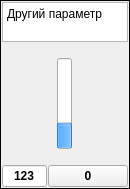
    <widget class="QFrame" name="Parametr_2">
     <property name="maximumSize">
      <size>
       <width>124</width>
       <height>16777215</height>
      </size>
     </property>
     <property name="frameShape">
      <enum>QFrame::Box</enum>
     </property>
     <property name="frameShadow">
      <enum>QFrame::Plain</enum>
     </property>
     <layout class="QGridLayout" name="gridLayout_3">
      <property name="horizontalSpacing">
       <number>0</number>
      </property>
      <property name="verticalSpacing">
       <number>2</number>
      </property>
      <property name="margin">
       <number>1</number>
      </property>
      <item row="2" column="2" rowspan="2">
       <widget class="QProgressBar" name="pbPV_2">
        <property name="maximumSize">
         <size>
          <width>15</width>
          <height>16777215</height>
         </size>
        </property>
        <property name="palette">
         <palette>
          <active>
           <colorrole role="Highlight">
            <brush brushstyle="SolidPattern">
             <color alpha="255">
              <red>85</red>
              <green>170</green>
              <blue>255</blue>
             </color>
            </brush>
           </colorrole>
          </active>
          <inactive>
           <colorrole role="Highlight">
            <brush brushstyle="SolidPattern">
             <color alpha="255">
              <red>85</red>
              <green>170</green>
              <blue>255</blue>
             </color>
            </brush>
           </colorrole>
          </inactive>
          <disabled>
           <colorrole role="Highlight">
            <brush brushstyle="SolidPattern">
             <color alpha="255">
              <red>178</red>
              <green>178</green>
              <blue>178</blue>
             </color>
            </brush>
           </colorrole>
          </disabled>
         </palette>
        </property>
        <property name="whatsThis">
         <string>Другий параметер регулювання</string>
        </property>
        <property name="layoutDirection">
         <enum>Qt::LeftToRight</enum>
        </property>
        <property name="maximum">
         <number>4000</number>
        </property>
        <property name="value">
         <number>1000</number>
        </property>
        <property name="textVisible">
         <bool>false</bool>
        </property>
        <property name="orientation">
         <enum>Qt::Vertical</enum>
        </property>
       </widget>
      </item>
      <item row="2" column="5" rowspan="2">
       <spacer name="horizontalSpacer_20">
        <property name="orientation">
         <enum>Qt::Horizontal</enum>
        </property>
        <property name="sizeType">
         <enum>QSizePolicy::MinimumExpanding</enum>
        </property>
        <property name="sizeHint" stdset="0">
         <size>
          <width>0</width>
          <height>20</height>
         </size>
        </property>
       </spacer>
      </item>
      <item row="2" column="1">
       <widget class="Scale" name="scalePV_2" native="true">
        <property name="sizePolicy">
         <sizepolicy hsizetype="Preferred" vsizetype="Expanding">
          <horstretch>0</horstretch>
          <verstretch>0</verstretch>
         </sizepolicy>
        </property>
        <property name="minimumSize">
         <size>
          <width>35</width>
          <height>0</height>
         </size>
        </property>
       </widget>
      </item>
      <item row="0" column="0" colspan="6">
       <widget class="QTextEdit" name="Value_2">
        <property name="sizePolicy">
         <sizepolicy hsizetype="Expanding" vsizetype="Fixed">
          <horstretch>0</horstretch>
          <verstretch>0</verstretch>
         </sizepolicy>
        </property>
        <property name="maximumSize">
         <size>
          <width>16777215</width>
          <height>40</height>
         </size>
        </property>
        <property name="whatsThis">
         <string>Назва другого параметру регулювання</string>
        </property>
        <property name="verticalScrollBarPolicy">
         <enum>Qt::ScrollBarAlwaysOff</enum>
        </property>
        <property name="horizontalScrollBarPolicy">
         <enum>Qt::ScrollBarAlwaysOff</enum>
        </property>
        <property name="readOnly">
         <bool>true</bool>
        </property>
        <property name="html">
         <string>&lt;!DOCTYPE HTML PUBLIC &quot;-//W3C//DTD HTML 4.0//EN&quot; &quot;http://www.w3.org/TR/REC-html40/strict.dtd&quot;&gt;
&lt;html&gt;&lt;head&gt;&lt;meta name=&quot;qrichtext&quot; content=&quot;1&quot; /&gt;&lt;style type=&quot;text/css&quot;&gt;
p, li { white-space: pre-wrap; }
&lt;/style&gt;&lt;/head&gt;&lt;body style=&quot; font-family:'DejaVu Sans'; font-size:9pt; font-weight:400; font-style:normal;&quot;&gt;
&lt;p style=&quot; margin-top:0px; margin-bottom:0px; margin-left:0px; margin-right:0px; -qt-block-indent:0; text-indent:0px;&quot;&gt;Другий параметр&lt;/p&gt;&lt;/body&gt;&lt;/html&gt;</string>
        </property>
       </widget>
      </item>
      <item row="5" column="0" colspan="6">
       <widget class="QFrame" name="frame_5">
        <property name="frameShape">
         <enum>QFrame::NoFrame</enum>
        </property>
        <property name="frameShadow">
         <enum>QFrame::Sunken</enum>
        </property>
        <layout class="QHBoxLayout" name="horizontalLayout_2">
         <property name="spacing">
          <number>1</number>
         </property>
         <property name="margin">
          <number>0</number>
         </property>
         <item>
          <widget class="QLineEdit" name="lePV_2">
           <property name="sizePolicy">
            <sizepolicy hsizetype="Minimum" vsizetype="Fixed">
             <horstretch>0</horstretch>
             <verstretch>0</verstretch>
            </sizepolicy>
           </property>
           <property name="maximumSize">
            <size>
             <width>45</width>
             <height>16777215</height>
            </size>
           </property>
           <property name="font">
            <font>
             <weight>75</weight>
             <bold>true</bold>
            </font>
           </property>
           <property name="whatsThis">
            <string>Другий параметер регулювання</string>
           </property>
           <property name="text">
            <string>123</string>
           </property>
           <property name="alignment">
            <set>Qt::AlignCenter</set>
           </property>
           <property name="readOnly">
            <bool>true</bool>
           </property>
          </widget>
         </item>
         <item>
          <widget class="QPushButton" name="sbSP_2">
           <property name="font">
            <font>
             <weight>75</weight>
             <bold>true</bold>
            </font>
           </property>
           <property name="text">
            <string>0</string>
           </property>
          </widget>
         </item>
        </layout>
       </widget>
      </item>
      <item row="1" column="2">
       <spacer name="verticalSpacer_5">
        <property name="orientation">
         <enum>Qt::Vertical</enum>
        </property>
        <property name="sizeType">
         <enum>QSizePolicy::Preferred</enum>
        </property>
        <property name="sizeHint" stdset="0">
         <size>
          <width>20</width>
          <height>12</height>
         </size>
        </property>
       </spacer>
      </item>
      <item row="4" column="2">
       <spacer name="verticalSpacer_6">
        <property name="orientation">
         <enum>Qt::Vertical</enum>
        </property>
        <property name="sizeType">
         <enum>QSizePolicy::Preferred</enum>
        </property>
        <property name="sizeHint" stdset="0">
         <size>
          <width>20</width>
          <height>12</height>
         </size>
        </property>
       </spacer>
      </item>
      <item row="1" column="4" rowspan="4">
       <widget class="QSlider" name="vsSP_2">
        <property name="minimumSize">
         <size>
          <width>32</width>
          <height>0</height>
         </size>
        </property>
        <property name="whatsThis">
         <string>Завдання на другий параметер</string>
        </property>
        <property name="styleSheet">
         <string notr="true">QSlider::groove:vertical {
     background: rgba(0, 0, 0, 0);
/*     position: absolute;  абсолютная позиция в 4px слева и справа от виджета. установка полей виджета также будет работать... */
/*     left: 4px; right: 4px;*/
 }

 QSlider::handle:vertical {
	image:  url(:/slider/pict/bigSP_2.png);
 }
</string>
        </property>
        <property name="maximum">
         <number>4000</number>
        </property>
        <property name="singleStep">
         <number>1</number>
        </property>
        <property name="pageStep">
         <number>80</number>
        </property>
        <property name="value">
         <number>0</number>
        </property>
        <property name="sliderPosition">
         <number>0</number>
        </property>
        <property name="tracking">
         <bool>false</bool>
        </property>
        <property name="orientation">
         <enum>Qt::Vertical</enum>
        </property>
        <property name="invertedAppearance">
         <bool>false</bool>
        </property>
        <property name="invertedControls">
         <bool>false</bool>
        </property>
        <property name="tickPosition">
         <enum>QSlider::NoTicks</enum>
        </property>
       </widget>
      </item>
      <item row="1" column="0" rowspan="4">
       <spacer name="horizontalSpacer_23">
        <property name="orientation">
         <enum>Qt::Horizontal</enum>
        </property>
        <property name="sizeType">
         <enum>QSizePolicy::MinimumExpanding</enum>
        </property>
        <property name="sizeHint" stdset="0">
         <size>
          <width>0</width>
          <height>20</height>
         </size>
        </property>
       </spacer>
      </item>
     </layout>
    </widget>
